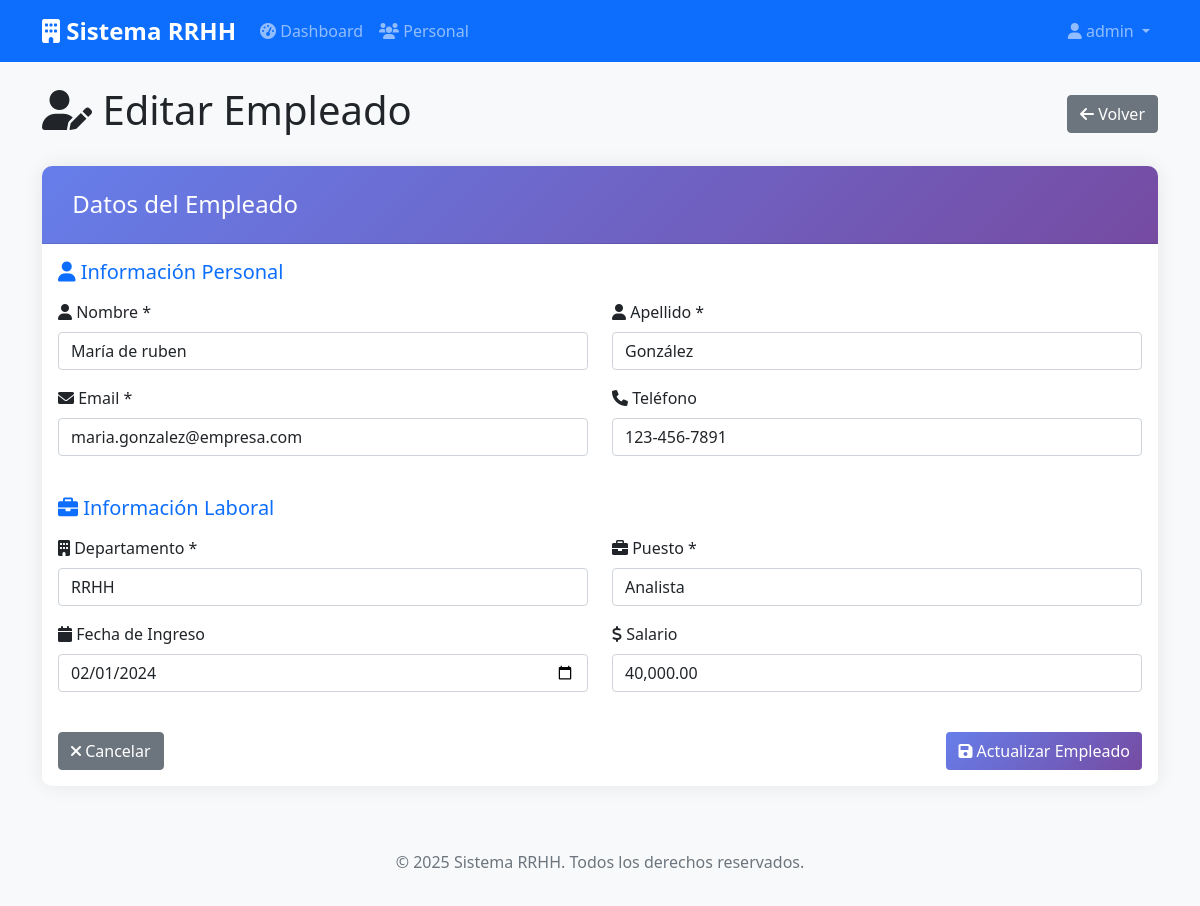
Screenshot of /pages/personal_form.php?id=2 (signed in) with the database file from the repository.
### tables this page shows
CREATE TABLE `personal` (
  `id` int NOT NULL AUTO_INCREMENT,
  `nombre` varchar(100) NOT NULL,
  `apellido` varchar(100) NOT NULL,
  `email` varchar(100) NOT NULL,
  `telefono` varchar(20) DEFAULT NULL,
  `departamento` varchar(100) DEFAULT NULL,
  `puesto` varchar(100) DEFAULT NULL,
  `fecha_ingreso` date DEFAULT NULL,
  `salario` decimal(10,2) DEFAULT NULL,
  `activo` tinyint(1) DEFAULT '1',
  `created_at` timestamp NULL DEFAULT CURRENT_TIMESTAMP,
  `updated_at` timestamp NULL DEFAULT CURRENT_TIMESTAMP ON UPDATE CURRENT_TIMESTAMP,
  PRIMARY KEY (`id`),
  UNIQUE KEY `email` (`email`)
);

### functions/personal.php (called while the page is built, shortened)
<?php
require_once '../config/database.php';
class Personal {
    private $conn;
    public function __construct() {
        $database = new Database();
        $this->conn = $database->getConnection();
    }
    public function readOne($id) {
        $query = "SELECT * FROM personal WHERE id = :id AND activo = 1";
        $stmt = $this->conn->prepare($query);
        $stmt->bindParam(':id', $id);
        $stmt->execute();
        return $stmt->fetch(PDO::FETCH_ASSOC);
    }
}
?>

### config/database.php (called while the page is built, shortened)
<?php
class Database {
    private $host = 'localhost';
    private $db_name = 'rrhh_system';
    private $username = 'root';
    private $password = 'root';
    public function getConnection() {
        $this->conn = null;
        try {
            $this->conn = new PDO(
                "mysql:host=" . $this->host . ";dbname=" . $this->db_name . ";charset=utf8",
                $this->username,
                $this->password
            );
            $this->conn->setAttribute(PDO::ATTR_ERRMODE, PDO::ERRMODE_EXCEPTION);
        } catch(PDOException $exception) {
            echo "Error de conexión: " . $exception->getMessage();
        }
        return $this->conn;
    }
}
?>

### pages/personal_form.php (the view, shortened to what this page needs)
<?php
require_once '../includes/header.php';
require_once '../functions/personal.php';
$personal = new Personal();
$isEdit = isset($_GET['id']) && is_numeric($_GET['id']);
$empleado = null;
if ($isEdit) {
    $empleado = $personal->readOne($_GET['id']);
}
?>
    <div class="row">
        <div class="col-12">
            <div class="d-flex justify-content-between align-items-center mb-4">
                <h1>
                    <i class="fas fa-<?php echo $isEdit ? 'user-edit' : 'user-plus'; ?>"></i>
                    <?php echo $isEdit ? 'Editar Empleado' : 'Crear Nuevo Usuario'; ?>
                </h1>
                <a href="personal.php" class="btn btn-secondary">
                    <i class="fas fa-arrow-left"></i> Volver
                </a>
            </div>
        </div>
    </div>
    <div class="card">
        <div class="card-header">
            <h4>
                <?php echo $isEdit ? 'Datos del Empleado' : 'Información del Nuevo Usuario'; ?>
            </h4>
        </div>
        <div class="card-body">
            <form method="POST" onsubmit="return validatePersonalForm()">
                <div class="row">
                    <div class="col-12">
                        <h5 class="text-primary mb-3">
                            <i class="fas fa-user"></i> Información Personal
                        </h5>
                    </div>
                </div>
                <div class="row">
                    <div class="col-md-6">
                        <div class="mb-3">
                            <label for="nombre" class="form-label">
                                <i class="fas fa-user"></i> Nombre *
                            </label>
                            <input type="text" class="form-control" id="nombre" name="nombre"
                                   value="<?php echo htmlspecialchars($empleado['nombre'] ?? $_POST['nombre'] ?? ''); ?>"
                                   required>
                        </div>
                    </div>
                    <div class="col-md-6">
                        <div class="mb-3">
                            <label for="apellido" class="form-label">
                                <i class="fas fa-user"></i> Apellido *
                            </label>
                            <input type="text" class="form-control" id="apellido" name="apellido"
                                   value="<?php echo htmlspecialchars($empleado['apellido'] ?? $_POST['apellido'] ?? ''); ?>"
                                   required>
                        </div>
                    </div>
                </div>
                <div class="row">
                    <div class="col-md-6">
                        <div class="mb-3">
                            <label for="email" class="form-label">
                                <i class="fas fa-envelope"></i> Email *
                            </label>
                            <input type="email" class="form-control" id="email" name="email"
                                   value="<?php echo htmlspecialchars($empleado['email'] ?? $_POST['email'] ?? ''); ?>"
                                   required>
                        </div>
                    </div>
                    <div class="col-md-6">
                        <div class="mb-3">
                            <label for="telefono" class="form-label">
                                <i class="fas fa-phone"></i> Teléfono
                            </label>
                            <input type="tel" class="form-control" id="telefono" name="telefono"
                                   value="<?php echo htmlspecialchars($empleado['telefono'] ?? $_POST['telefono'] ?? ''); ?>">
                        </div>
                    </div>
                </div>
                <div class="row mt-4">
                    <div class="col-12">
                        <h5 class="text-primary mb-3">
                            <i class="fas fa-briefcase"></i> Información Laboral
                        </h5>
                    </div>
                </div>
                <div class="row">
                    <div class="col-md-6">
                        <div class="mb-3">
                            <label for="departamento" class="form-label">
                                <i class="fas fa-building"></i> Departamento *
                            </label>
                            <select class="form-control" id="departamento" name="departamento" required>
                                <?php
                                $departamentos = ['IT', 'RRHH', 'Ventas', 'Marketing', 'Finanzas', 'Operaciones', 'Legal'];
                                $selectedDept = $empleado['departamento'] ?? $_POST['departamento'] ?? '';
                                foreach ($departamentos as $dept):
                                    ?>
                                    <option value="<?php echo $dept; ?>" <?php echo $selectedDept === $dept ? 'selected' : ''; ?>>
                                        <?php echo $dept; ?>
                                    </option>
                                <?php endforeach; ?>
                            </select>
                        </div>
                    </div>
                    <div class="col-md-6">
                        <div class="mb-3">
                            <label for="puesto" class="form-label">
                                <i class="fas fa-briefcase"></i> Puesto *
                            </label>
                            <input type="text" class="form-control" id="puesto" name="puesto"
                                   value="<?php echo htmlspecialchars($empleado['puesto'] ?? $_POST['puesto'] ?? ''); ?>"
                                   required>
                        </div>
                    </div>
                </div>
                <div class="row">
                    <div class="col-md-6">
                        <div class="mb-3">
                            <label for="fecha_ingreso" class="form-label">
                                <i class="fas fa-calendar"></i> Fecha de Ingreso
                            </label>
                            <input type="date" class="form-control" id="fecha_ingreso" name="fecha_ingreso"
                                   value="<?php echo $empleado['fecha_ingreso'] ?? $_POST['fecha_ingreso'] ?? ''; ?>">
                        </div>
                    </div>
                    <div class="col-md-6">
                        <div class="mb-3">
                            <label for="salario" class="form-label">
                                <i class="fas fa-dollar-sign"></i> Salario
                            </label>
                            <input type="text" class="form-control" id="salario" name="salario"
                                   value="<?php echo isset($empleado['salario']) && $empleado['salario'] ? number_format($empleado['salario'], 2) : ($_POST['salario'] ?? ''); ?>"
                                   placeholder="0.00" onblur="formatSalary(this)" onfocus="cleanSalaryFormat(this)">
                        </div>
                    </div>
                </div>
                <div class="row mt-4">
                    <div class="col-12">
                        <div class="d-flex justify-content-between">
                            <a href="personal.php" class="btn btn-secondary">
                                <i class="fas fa-times"></i> Cancelar
                            </a>
                            <button type="submit" class="btn btn-primary">
                                <i class="fas fa-save"></i>
                                <?php echo $isEdit ? 'Actualizar Empleado' : 'Crear Usuario Completo'; ?>
                            </button>
                        </div>
                    </div>
                </div>
            </form>
        </div>
    </div>
<?php require_once '../includes/footer.php'; ?>

### assets/css/style.css (style rules this page uses)
body { background-color: #f8f9fa; font-family: 'Segoe UI', Tahoma, Geneva, Verdana, sans-serif; }
.card { border: none; box-shadow: 0 0 20px rgba(0,0,0,0.08); border-radius: 10px; }
.card-header { background: linear-gradient(135deg, #667eea 0%, #764ba2 100%); color: white; border-radius: 10px 10px 0 0 !important; padding: 1.5rem; }
.card-header h4 { margin: 0; font-weight: 400; }
.btn-primary { background: linear-gradient(135deg, #667eea 0%, #764ba2 100%); border: none; }

### rows the page displays
personal: nombre "María de ruben", apellido "González", email "maria.gonzalez@empresa.com", telefono "123-456-7891", departamento "RRHH", puesto "Analista", fecha_ingreso "02/01/2024", salario "40,000.00"

### other values shown
$_SESSION['username'] "admin"
